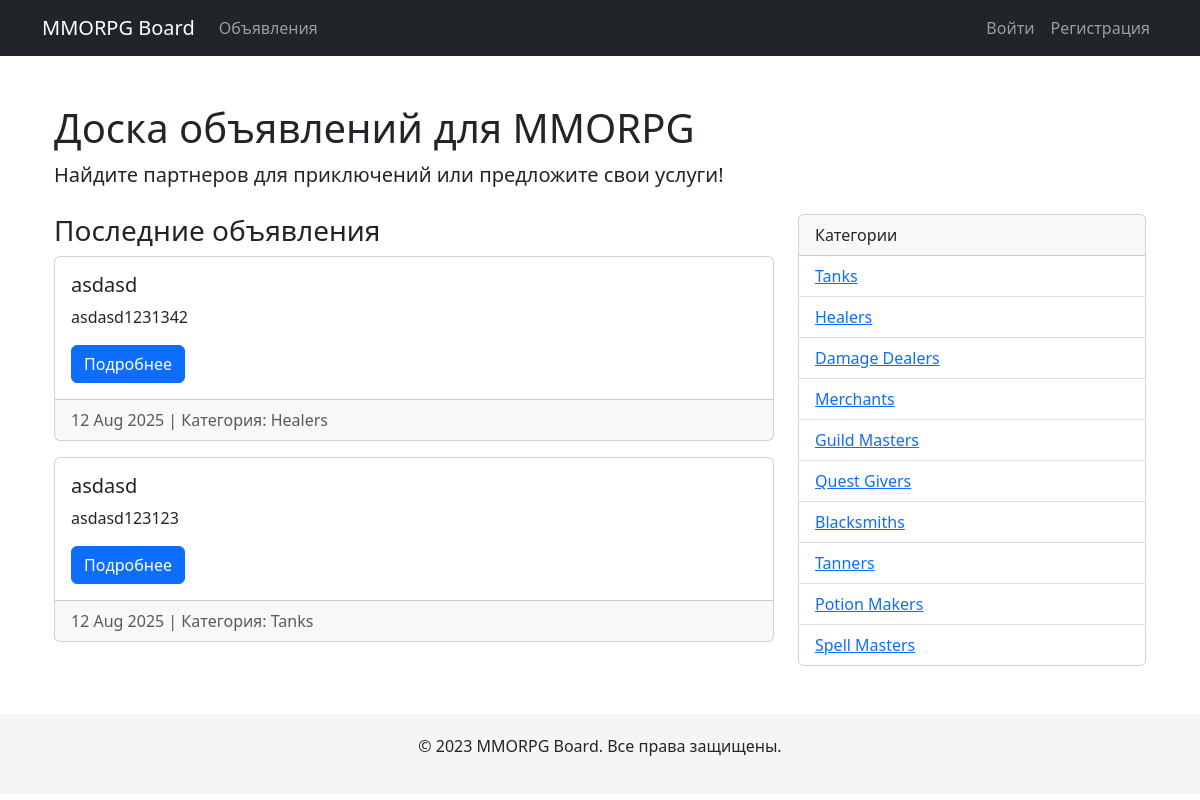
Before: / with the older database file.
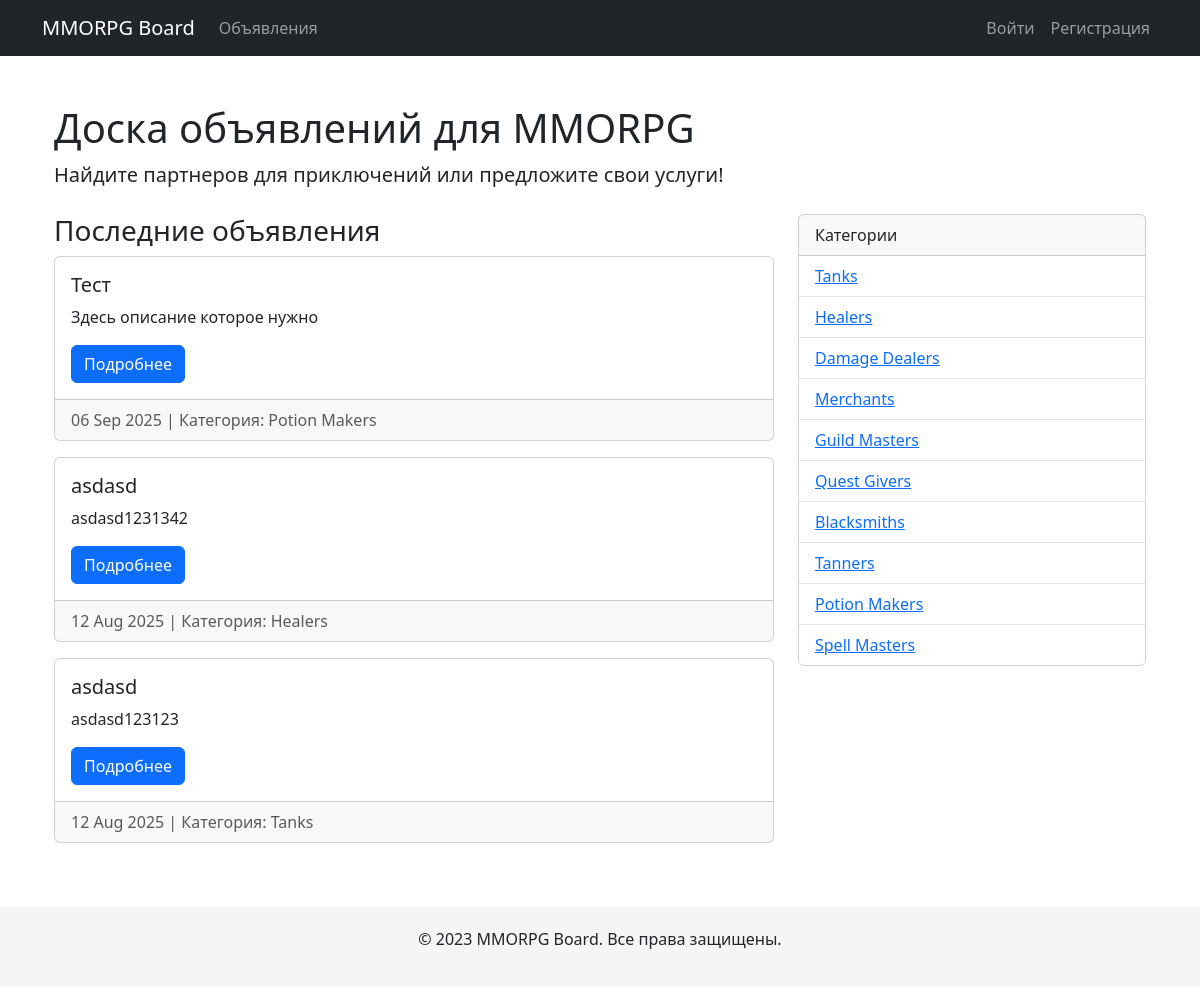
After: the same page with the newer database file.
### board/models.py (models this page shows, shortened)
class Post(models.Model):
    CATEGORY_CHOICES = [
        ('tanks', _('Tanks')),
        ('healers', _('Healers')),
        ('dd', _('Damage Dealers')),
        ('merchants', _('Merchants')),
        ('guildmasters', _('Guild Masters')),
        ('questgivers', _('Quest Givers')),
        ('blacksmiths', _('Blacksmiths')),
        ('tanners', _('Tanners')),
        ('potionmakers', _('Potion Makers')),
        ('spellmasters', _('Spell Masters')),
    ]
    author = models.ForeignKey(
        settings.AUTH_USER_MODEL,
        on_delete=models.CASCADE
    )
    category = models.CharField(max_length=20, choices=CATEGORY_CHOICES)
    title = models.CharField(_("Title"), max_length=200)
    content = models.TextField(_("Content"))
    created_at = models.DateTimeField(auto_now_add=True)
    updated_at = models.DateTimeField(auto_now=True)
    image = models.ImageField(upload_to='post_images/', blank=True, null=True)
    class Meta:
        ordering = ['-created_at']

### board/views.py (the view)
# urls.py: path('', PostListView.as_view(), name='post_list'),
class PostListView(ListView):
    model = Post
    template_name = 'board/index.html'
    context_object_name = 'posts'
    paginate_by = 10
    ordering = ['-created_at']
    def get_queryset(self):
        queryset = super().get_queryset()
        category = self.request.GET.get('category')
        if category:
            queryset = queryset.filter(category=category)
        return queryset
    def get_context_data(self, **kwargs):
        context = super().get_context_data(**kwargs)
        context['categories'] = Post.CATEGORY_CHOICES
        return context

### templates/board/index.html
{% extends 'base.html' %}
{% block content %}
<div class="container mt-5">
    <h1>Доска объявлений для MMORPG</h1>
    <p class="lead">Найдите партнеров для приключений или предложите свои услуги!</p>
    <div class="row mt-4">
        <div class="col-md-8">
            <h3>Последние объявления</h3>
            {% for post in posts %}
            <div class="card mb-3">
                <div class="card-body">
                    <h5 class="card-title">{{ post.title }}</h5>
                    <p class="card-text">{{ post.content|truncatechars:100 }}</p>
                    <a href="{% url 'post_detail' post.id %}" class="btn btn-primary">Подробнее</a>
                </div>
                <div class="card-footer text-muted">
                    {{ post.created_at|date:"d M Y" }} | Категория: {{ post.get_category_display }}
                </div>
            </div>
            {% empty %}
            <p>Пока нет объявлений. Будьте первым!</p>
            {% endfor %}
        </div>
        <div class="col-md-4">
            <div class="card">
                <div class="card-header">
                    Категории
                </div>
                <ul class="list-group list-group-flush">
                    {% for category in categories %}
                    <li class="list-group-item">
                        <a href="{% url 'post_list' %}?category={{ category.0 }}">{{ category.1 }}</a>
                    </li>
                    {% endfor %}
                </ul>
            </div>
        </div>
    </div>
</div>
{% endblock %}

### templates/base.html (shortened to what this page needs)
<!DOCTYPE html>
<html lang="ru">
<head>
    <link href="https://cdn.jsdelivr.net/npm/bootstrap@5.3.0/dist/css/bootstrap.min.css" rel="stylesheet">
</head>
<body>
    <nav class="navbar navbar-expand-lg navbar-dark bg-dark">
        <div class="container">
            <a class="navbar-brand" href="{% url 'post_list' %}">MMORPG Board</a>
            <div class="collapse navbar-collapse" id="navbarNav">
                <ul class="navbar-nav me-auto">
                    <li class="nav-item">
                        <a class="nav-link" href="{% url 'post_list' %}">Объявления</a>
                    </li>
                </ul>
                <ul class="navbar-nav">
                    {% if user.is_authenticated %}
                    <li class="nav-item">
                        <a class="nav-link" href="{% url 'profile' %}">Профиль</a>
                    </li>
                    <li class="nav-item">
                        <a class="nav-link" href="{% url 'account_logout' %}">Выйти</a>
                    </li>
                    {% else %}
                    <li class="nav-item">
                        <a class="nav-link" href="{% url 'account_login' %}">Войти</a>
                    </li>
                    <li class="nav-item">
                        <a class="nav-link" href="{% url 'account_signup' %}">Регистрация</a>
                    </li>
                    {% endif %}
                </ul>
            </div>
        </div>
    </nav>
    <div class="container">
        {% block content %}{% endblock %}
    </div>
    <footer class="mt-5">
        <div class="container text-center">
            <p>&copy; 2023 MMORPG Board. Все права защищены.</p>
        </div>
    </footer>
</body>
</html>

### templates/base.html (style rules this page uses)
.navbar { margin-bottom: 20px; }
footer { margin-top: 40px; padding: 20px 0; background-color: #f5f5f5; }

Changed rows visible on the page:
added Post: title "Тест", content "Здесь описание которое нужно", created_at "06 Sep 2025", category "Potion Makers"
